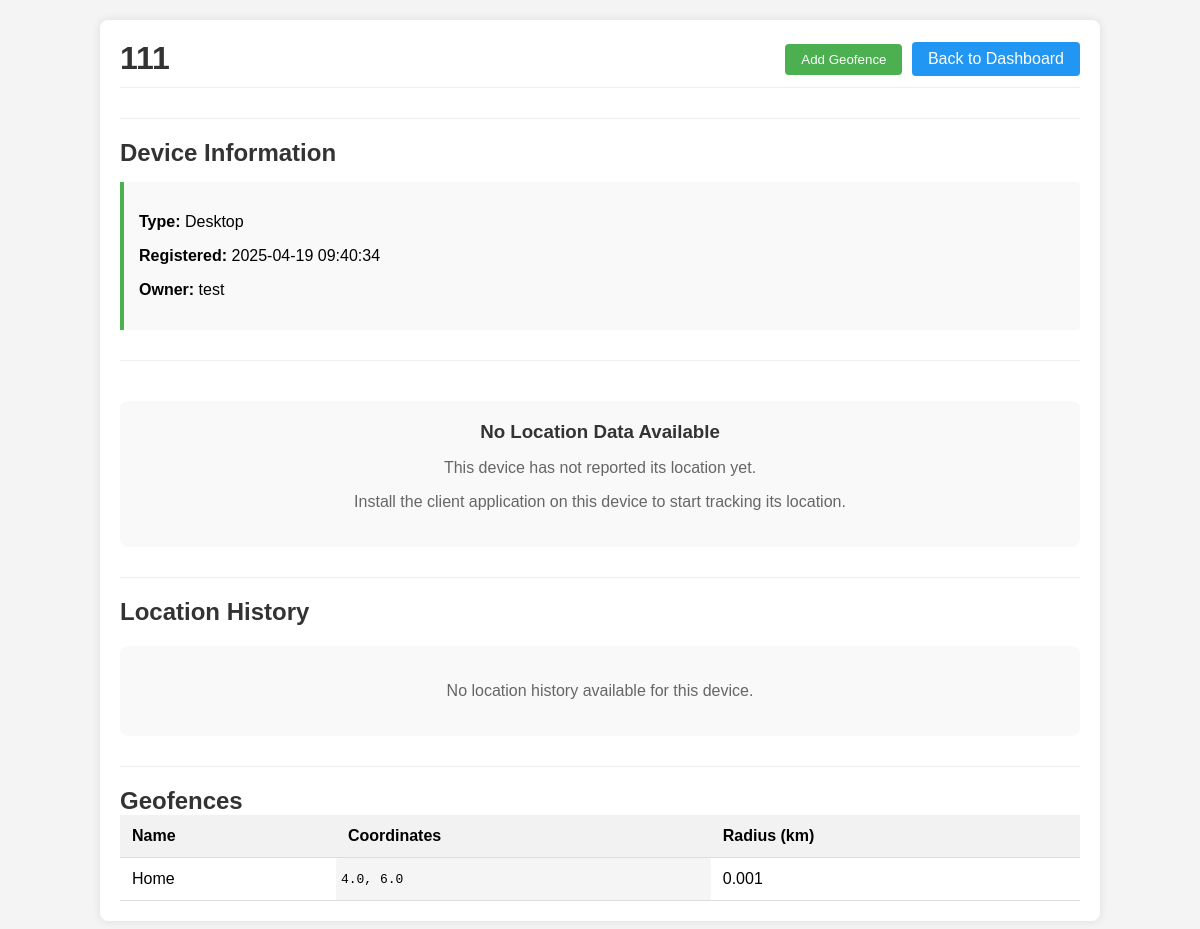
The page /device/3 (signed in) on the database its author committed.
### tables this page shows
CREATE TABLE devices (
                id INTEGER PRIMARY KEY,
                user_id INTEGER,
                device_name TEXT NOT NULL,
                device_type TEXT NOT NULL,
                registered_date TEXT NOT NULL,
                FOREIGN KEY (user_id) REFERENCES users (id)
            );

CREATE TABLE users (
                id INTEGER PRIMARY KEY,
                username TEXT UNIQUE NOT NULL,
                password TEXT NOT NULL,
                salt TEXT NOT NULL
            );

CREATE TABLE geofences (
                id INTEGER PRIMARY KEY,
                device_id INTEGER,
                latitude REAL NOT NULL,
                longitude REAL NOT NULL,
                radius REAL NOT NULL,
                name TEXT NOT NULL,
                FOREIGN KEY (device_id) REFERENCES devices (id)
            );

### track_server.py (the view)
@app.route('/device/<int:device_id>')
@login_required
def device_details(device_id):
    device = db.get_device_details(device_id)
    if not device or device[4] != session.get('username'):
        return redirect(url_for('dashboard'))
    latest_location = db.get_latest_device_location(device_id)
    history = db.get_device_location_history(device_id)
    geofences = db.get_device_geofences(device_id)
    return render_template('device.html',
                          device=device,
                          latest_location=latest_location,
                          history=history,
                          geofences=geofences)

### track_server.py (called while the page is built)
def login_required(f):
    @wraps(f)
    def decorated_function(*args, **kwargs):
        if 'user_id' not in session:
            return redirect(url_for('login'))
        return f(*args, **kwargs)
    return decorated_function

def generate_csrf_token():
    if 'csrf_token' not in session:
        session['csrf_token'] = secrets.token_hex(32)
    return session['csrf_token']

@app.context_processor
def inject_csrf_token():
    return {'csrf_token': generate_csrf_token()}

@app.after_request
def add_security_headers(response):
    response.headers['Content-Security-Policy'] = "default-src 'self'; script-src 'self' 'unsafe-inline' https://unpkg.com; style-src 'self' 'unsafe-inline' https://unpkg.com; img-src 'self' data: https://*.tile.openstreetmap.org; connect-src 'self'"
    response.headers['X-Content-Type-Options'] = 'nosniff'
    response.headers['X-Frame-Options'] = 'DENY'
    response.headers['X-XSS-Protection'] = '1; mode=block'
    return response

    def get_device_details(self, device_id):
        with self.lock:
            self.cursor.execute(
                "SELECT d.id, d.device_name, d.device_type, d.registered_date, u.username "
                "FROM devices d JOIN users u ON d.user_id = u.id WHERE d.id = ?",
                (device_id,)
            )
            return self.cursor.fetchone()

    def get_device_location_history(self, device_id, limit=20):
        with self.lock:
            self.cursor.execute(
                "SELECT latitude, longitude, ip_address, city, region, country, timestamp "
                "FROM locations WHERE device_id = ? ORDER BY timestamp DESC LIMIT ?",
                (device_id, limit)
            )
            return self.cursor.fetchall()

    def get_latest_device_location(self, device_id):
        with self.lock:
            self.cursor.execute(
                "SELECT latitude, longitude, ip_address, city, region, country, timestamp "
                "FROM locations WHERE device_id = ? ORDER BY timestamp DESC LIMIT 1",
                (device_id,)
            )
            return self.cursor.fetchone()

    def get_device_geofences(self, device_id):
        with self.lock:
            self.cursor.execute(
                "SELECT id, name, latitude, longitude, radius FROM geofences WHERE device_id = ?",
                (device_id,)
            )
            return self.cursor.fetchall()

### templates/device.html (shortened to what this page needs)
<!DOCTYPE html>
<html lang="en">
<head>
    <link rel="stylesheet" href="https://unpkg.com/leaflet@1.7.1/dist/leaflet.css"
/>
</head>
<body>
    <div class="container">
        <header>
            <h1>{{ device[1] }}</h1>
            <div>
                <button id="addGeofenceBtn" class="btn">Add Geofence</button>
                <a href="/dashboard" class="btn back-btn">Back to Dashboard</a>
            </div>
        </header>
        <div class="section">
            <h2>Device Information</h2>
            <div class="info-box">
                <p><strong>Type:</strong> {{ device[2] }}</p>
                <p><strong>Registered:</strong> {{ device[3] }}</p>
                <p><strong>Owner:</strong> {{ device[4] }}</p>
            </div>
        </div>
        {% if latest_location %}
        <div class="section">
            <h2>Current Location</h2>
            <div class="map-container">
                <div id="map"></div>
            </div>
            <div class="info-box">
                <h3>Location Details</h3>
                <p><strong>Last Updated:</strong> <span class="timestamp">{{ latest_location[6] }}</span></p>
                <p><strong>Coordinates:</strong> <span class="coordinates">{{ latest_location[0] }}, {{ latest_location[1] }}</span></p>
                {% if latest_location[2] %}
                <p><strong>IP Address:</strong> {{ latest_location[2] }}</p>
                {% endif %}
                {% if latest_location[3] %}
                <p><strong>City:</strong> {{ latest_location[3] }}</p>
                {% endif %}
                {% if latest_location[4] %}
                <p><strong>Region:</strong> {{ latest_location[4] }}</p>
                {% endif %}
                {% if latest_location[5] %}
                <p><strong>Country:</strong> {{ latest_location[5] }}</p>
                {% endif %}
            </div>
        </div>
        {% else %}
        <div class="section">
            <div class="no-data">
                <h3>No Location Data Available</h3>
                <p>This device has not reported its location yet.</p>
                <p>Install the client application on this device to start tracking its location.</p>
            </div>
        </div>
        {% endif %}
        <div class="section">
            <h2>Location History</h2>
            {% if history %}
            <table>
                <thead>
                    <tr>
                        <th>Time</th>
                        <th>Coordinates</th>
                        <th>Location</th>
                    </tr>
                </thead>
                <tbody>
                    {% for location in history %}
                    <tr>
                        <td class="timestamp">{{ location[6] }}</td>
                        <td class="coordinates">{{ location[0] }}, {{ location[1] }}</td>
                        <td>
                            {% if location[3] %}
                                {{ location[3] }}{% if location[4] %}, {{ location[4] }}{% endif %}{% if location[5] %}, {{ location[5] }}{% endif %}
                            {% else %}
                                Unknown
                            {% endif %}
                        </td>
                    </tr>
                    {% endfor %}
                </tbody>
            </table>
            {% else %}
            <div class="no-data">
                <p>No location history available for this device.</p>
            </div>
            {% endif %}
        </div>
        <div class="section">
            <h2>Geofences</h2>
            {% if geofences %}
            <table>
                <thead>
                    <tr>
                        <th>Name</th>
                        <th>Coordinates</th>
                        <th>Radius (km)</th>
                    </tr>
                </thead>
                <tbody>
                    {% for geofence in geofences %}
                    <tr>
                        <td>{{ geofence[1] }}</td>
                        <td class="coordinates">{{ geofence[2] }}, {{ geofence[3] }}</td>
                        <td>{{ geofence[4] }}</td>
                    </tr>
                    {% endfor %}
                </tbody>
            </table>
            {% else %}
            <div class="no-data">
                <p>No geofences configured for this device.</p>
                <p>Add a geofence to get alerts when the device moves outside a designated area.</p>
            </div>
            {% endif %}
        </div>
    </div>
</body>
</html>

### templates/device.html (style rules this page uses)
body { font-family: Arial, sans-serif; margin: 0; padding: 0; background-color: #f4f4f4; }
.container { width: 80%; margin: 20px auto; background-color: white; padding: 20px; border-radius: 8px; box-shadow: 0 0 10px rgba(0,0,0,0.1); }
header { display: flex; justify-content: space-between; align-items: center; margin-bottom: 20px; padding-bottom: 10px; border-bottom: 1px solid #eee; }
h1, h2, h3 { color: #333; margin: 0; }
.btn { display: inline-block; padding: 8px 16px; background-color: #4CAF50; color: white; text-decoration: none; border-radius: 4px; border: none; cursor: pointer; transition: background-color 0.3s; margin-left: 5px; }
.back-btn { background-color: #2196F3; }
.section { margin-top: 30px; padding-top: 20px; border-top: 1px solid #eee; }
.info-box { background-color: #f9f9f9; border-left: 4px solid #4CAF50; padding: 15px; margin: 15px 0; border-radius: 0 4px 4px 0; }
table { width: 100%; border-collapse: collapse; }
th, td { padding: 12px; text-align: left; border-bottom: 1px solid #ddd; }
th { background-color: #f2f2f2; font-weight: bold; }
.no-data { padding: 20px; text-align: center; color: #666; background-color: #f9f9f9; border-radius: 8px; margin: 20px 0; }
.coordinates { font-family: monospace; background-color: #f5f5f5; padding: 2px 5px; border-radius: 3px; }

### rows shown on the page
devices: device_name "111", device_type "Desktop", registered_date "2025-04-19 09:40:34"
users: username "test"
geofences: name "Home", latitude "4.0", longitude "6.0", radius "0.001"
